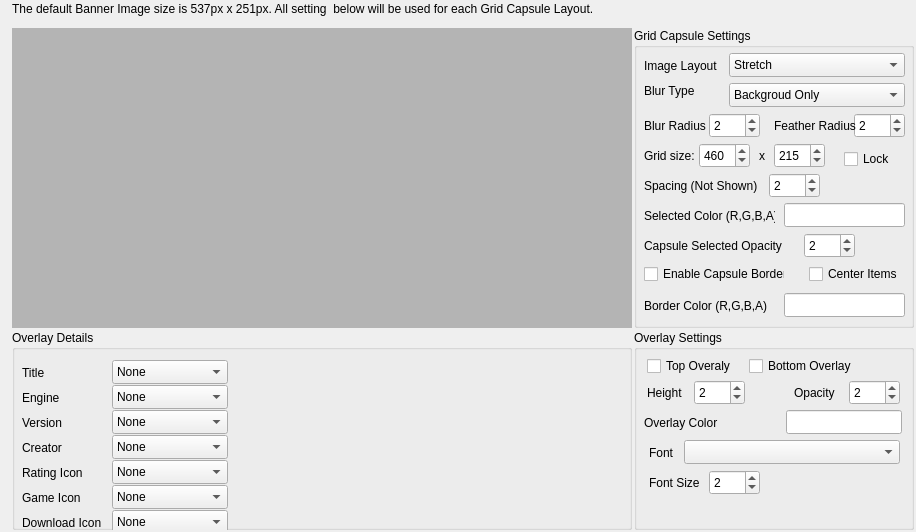
     <widget class="QWidget" name="settingsGridView">
      <layout class="QGridLayout" name="gridLayout_4">
       <property name="leftMargin">
        <number>2</number>
       </property>
       <property name="topMargin">
        <number>2</number>
       </property>
       <property name="rightMargin">
        <number>2</number>
       </property>
       <property name="bottomMargin">
        <number>2</number>
       </property>
       <property name="spacing">
        <number>2</number>
       </property>
       <item row="2" column="1">
        <widget class="QLabel" name="label_17">
         <property name="maximumSize">
          <size>
           <width>16777215</width>
           <height>20</height>
          </size>
         </property>
         <property name="text">
          <string>The default Banner Image size is 537px x 251px. All setting  below will be used for each Grid Capsule Layout. </string>
         </property>
        </widget>
       </item>
       <item row="4" column="0">
        <spacer name="horizontalSpacer_3">
         <property name="orientation">
          <enum>Qt::Horizontal</enum>
         </property>
         <property name="sizeType">
          <enum>QSizePolicy::Fixed</enum>
         </property>
         <property name="sizeHint" stdset="0">
          <size>
           <width>10</width>
           <height>20</height>
          </size>
         </property>
        </spacer>
       </item>
       <item row="4" column="1">
        <widget class="QListView" name="grid_preview">
         <property name="minimumSize">
          <size>
           <width>620</width>
           <height>300</height>
          </size>
         </property>
         <property name="maximumSize">
          <size>
           <width>620</width>
           <height>300</height>
          </size>
         </property>
         <property name="mouseTracking">
          <bool>true</bool>
         </property>
         <property name="layoutDirection">
          <enum>Qt::LeftToRight</enum>
         </property>
         <property name="styleSheet">
          <string notr="true">border:none;
background-color: rgb(180,180,180);
padding:10x;</string>
         </property>
         <property name="verticalScrollMode">
          <enum>QAbstractItemView::ScrollPerPixel</enum>
         </property>
         <property name="flow">
          <enum>QListView::LeftToRight</enum>
         </property>
         <property name="isWrapping" stdset="0">
          <bool>true</bool>
         </property>
         <property name="itemAlignment">
          <set>Qt::AlignCenter|Qt::AlignHCenter|Qt::AlignJustify|Qt::AlignVCenter</set>
         </property>
        </widget>
       </item>
       <item row="4" column="10">
        <widget class="QGroupBox" name="gridCapsuleSettings">
         <property name="minimumSize">
          <size>
           <width>280</width>
           <height>220</height>
          </size>
         </property>
         <property name="title">
          <string>Grid Capsule Settings</string>
         </property>
         <widget class="QComboBox" name="cbImageLayout">
          <property name="geometry">
           <rect>
            <x>95</x>
            <y>25</y>
            <width>176</width>
            <height>24</height>
           </rect>
          </property>
          <item>
           <property name="text">
            <string>Stretch</string>
           </property>
          </item>
          <item>
           <property name="text">
            <string>Fit</string>
           </property>
          </item>
          <item>
           <property name="text">
            <string>Fill</string>
           </property>
          </item>
          <item>
           <property name="text">
            <string>Fit + Blur</string>
           </property>
          </item>
         </widget>
         <widget class="QLabel" name="label_11">
          <property name="geometry">
           <rect>
            <x>10</x>
            <y>30</y>
            <width>86</width>
            <height>16</height>
           </rect>
          </property>
          <property name="text">
           <string>Image Layout</string>
          </property>
         </widget>
         <widget class="QLabel" name="label_8">
          <property name="geometry">
           <rect>
            <x>10</x>
            <y>115</y>
            <width>71</width>
            <height>25</height>
           </rect>
          </property>
          <property name="text">
           <string>Grid size:</string>
          </property>
         </widget>
         <widget class="QSpinBox" name="sbBannerX">
          <property name="geometry">
           <rect>
            <x>65</x>
            <y>115</y>
            <width>51</width>
            <height>25</height>
           </rect>
          </property>
          <property name="sizePolicy">
           <sizepolicy hsizetype="Maximum" vsizetype="Fixed">
            <horstretch>0</horstretch>
            <verstretch>0</verstretch>
           </sizepolicy>
          </property>
          <property name="maximum">
           <number>1500</number>
          </property>
          <property name="value">
           <number>460</number>
          </property>
         </widget>
         <widget class="QLabel" name="label_9">
          <property name="geometry">
           <rect>
            <x>125</x>
            <y>115</y>
            <width>6</width>
            <height>25</height>
           </rect>
          </property>
          <property name="sizePolicy">
           <sizepolicy hsizetype="Maximum" vsizetype="Preferred">
            <horstretch>0</horstretch>
            <verstretch>0</verstretch>
           </sizepolicy>
          </property>
          <property name="text">
           <string>x</string>
          </property>
         </widget>
         <widget class="QSpinBox" name="sbBannerY">
          <property name="geometry">
           <rect>
            <x>140</x>
            <y>115</y>
            <width>51</width>
            <height>25</height>
           </rect>
          </property>
          <property name="sizePolicy">
           <sizepolicy hsizetype="Maximum" vsizetype="Fixed">
            <horstretch>0</horstretch>
            <verstretch>0</verstretch>
           </sizepolicy>
          </property>
          <property name="maximum">
           <number>1500</number>
          </property>
          <property name="value">
           <number>215</number>
          </property>
         </widget>
         <widget class="QLabel" name="label_12">
          <property name="geometry">
           <rect>
            <x>10</x>
            <y>145</y>
            <width>116</width>
            <height>25</height>
           </rect>
          </property>
          <property name="text">
           <string>Spacing (Not Shown)</string>
          </property>
         </widget>
         <widget class="QSpinBox" name="sbCapsuleSpace">
          <property name="geometry">
           <rect>
            <x>135</x>
            <y>145</y>
            <width>51</width>
            <height>25</height>
           </rect>
          </property>
          <property name="sizePolicy">
           <sizepolicy hsizetype="Maximum" vsizetype="Fixed">
            <horstretch>0</horstretch>
            <verstretch>0</verstretch>
           </sizepolicy>
          </property>
          <property name="maximum">
           <number>5000</number>
          </property>
          <property name="value">
           <number>2</number>
          </property>
         </widget>
         <widget class="QLabel" name="label_18">
          <property name="geometry">
           <rect>
            <x>10</x>
            <y>55</y>
            <width>86</width>
            <height>16</height>
           </rect>
          </property>
          <property name="text">
           <string>Blur Type</string>
          </property>
         </widget>
         <widget class="QComboBox" name="cbBlurType">
          <property name="geometry">
           <rect>
            <x>95</x>
            <y>55</y>
            <width>176</width>
            <height>24</height>
           </rect>
          </property>
          <item>
           <property name="text">
            <string>Backgroud Only</string>
           </property>
          </item>
          <item>
           <property name="text">
            <string>Background + Feather Edges</string>
           </property>
          </item>
         </widget>
         <widget class="QLabel" name="label_19">
          <property name="geometry">
           <rect>
            <x>10</x>
            <y>175</y>
            <width>131</width>
            <height>25</height>
           </rect>
          </property>
          <property name="toolTip">
           <string extracomment="Input RBGA color without parens, seperate integers by  a comma &quot;,&quot; \n Ex: 255,255,255,50"/>
          </property>
          <property name="toolTipDuration">
           <number>-1</number>
          </property>
          <property name="text">
           <string>Selected Color (R,G,B,A)</string>
          </property>
         </widget>
         <widget class="QLineEdit" name="leSelectedColor">
          <property name="geometry">
           <rect>
            <x>150</x>
            <y>175</y>
            <width>121</width>
            <height>24</height>
           </rect>
          </property>
          <property name="toolTip">
           <string/>
          </property>
         </widget>
         <widget class="QLabel" name="label_21">
          <property name="geometry">
           <rect>
            <x>10</x>
            <y>85</y>
            <width>141</width>
            <height>25</height>
           </rect>
          </property>
          <property name="text">
           <string>Blur Radius</string>
          </property>
         </widget>
         <widget class="QSpinBox" name="sbBlurRadius">
          <property name="geometry">
           <rect>
            <x>75</x>
            <y>85</y>
            <width>51</width>
            <height>25</height>
           </rect>
          </property>
          <property name="sizePolicy">
           <sizepolicy hsizetype="Maximum" vsizetype="Fixed">
            <horstretch>0</horstretch>
            <verstretch>0</verstretch>
           </sizepolicy>
          </property>
          <property name="maximum">
           <number>100</number>
          </property>
          <property name="value">
           <number>2</number>
          </property>
         </widget>
         <widget class="QLabel" name="label_25">
          <property name="geometry">
           <rect>
            <x>10</x>
            <y>205</y>
            <width>141</width>
            <height>25</height>
           </rect>
          </property>
          <property name="text">
           <string>Capsule Selected Opacity</string>
          </property>
         </widget>
         <widget class="QSpinBox" name="sbSelectedOpacity">
          <property name="geometry">
           <rect>
            <x>170</x>
            <y>205</y>
            <width>51</width>
            <height>25</height>
           </rect>
          </property>
          <property name="sizePolicy">
           <sizepolicy hsizetype="Maximum" vsizetype="Fixed">
            <horstretch>0</horstretch>
            <verstretch>0</verstretch>
           </sizepolicy>
          </property>
          <property name="maximum">
           <number>100</number>
          </property>
          <property name="value">
           <number>2</number>
          </property>
         </widget>
         <widget class="QCheckBox" name="cbCapsuleBorder">
          <property name="geometry">
           <rect>
            <x>10</x>
            <y>235</y>
            <width>141</width>
            <height>22</height>
           </rect>
          </property>
          <property name="text">
           <string>Enable Capsule Border</string>
          </property>
         </widget>
         <widget class="QSpinBox" name="sbFeatherRadius">
          <property name="geometry">
           <rect>
            <x>220</x>
            <y>85</y>
            <width>51</width>
            <height>25</height>
           </rect>
          </property>
          <property name="sizePolicy">
           <sizepolicy hsizetype="Maximum" vsizetype="Fixed">
            <horstretch>0</horstretch>
            <verstretch>0</verstretch>
           </sizepolicy>
          </property>
          <property name="maximum">
           <number>100</number>
          </property>
          <property name="value">
           <number>2</number>
          </property>
         </widget>
         <widget class="QLabel" name="label_26">
          <property name="geometry">
           <rect>
            <x>140</x>
            <y>85</y>
            <width>86</width>
            <height>25</height>
           </rect>
          </property>
          <property name="text">
           <string>Feather Radius</string>
          </property>
         </widget>
         <widget class="QLabel" name="label_27">
          <property name="geometry">
           <rect>
            <x>10</x>
            <y>265</y>
            <width>131</width>
            <height>25</height>
           </rect>
          </property>
          <property name="toolTip">
           <string extracomment="Input RBGA color without parens, seperate integers by  a comma &quot;,&quot; \n Ex: 255,255,255,50"/>
          </property>
          <property name="toolTipDuration">
           <number>-1</number>
          </property>
          <property name="text">
           <string>Border Color (R,G,B,A)</string>
          </property>
         </widget>
         <widget class="QLineEdit" name="leBorderColor">
          <property name="geometry">
           <rect>
            <x>150</x>
            <y>265</y>
            <width>121</width>
            <height>24</height>
           </rect>
          </property>
          <property name="toolTip">
           <string/>
          </property>
         </widget>
         <widget class="QCheckBox" name="cbCenterItems">
          <property name="geometry">
           <rect>
            <x>175</x>
            <y>235</y>
            <width>96</width>
            <height>22</height>
           </rect>
          </property>
          <property name="text">
           <string>Center Items</string>
          </property>
         </widget>
         <widget class="QCheckBox" name="cbLockY">
          <property name="geometry">
           <rect>
            <x>210</x>
            <y>120</y>
            <width>51</width>
            <height>22</height>
           </rect>
          </property>
          <property name="text">
           <string>Lock</string>
          </property>
         </widget>
        </widget>
       </item>
       <item row="5" column="1">
        <widget class="QGroupBox" name="groupBox_2">
         <property name="minimumSize">
          <size>
           <width>150</width>
           <height>200</height>
          </size>
         </property>
         <property name="title">
          <string>Overlay Details</string>
         </property>
         <widget class="QComboBox" name="cbTitle">
          <property name="geometry">
           <rect>
            <x>100</x>
            <y>30</y>
            <width>116</width>
            <height>24</height>
           </rect>
          </property>
          <item>
           <property name="text">
            <string>None</string>
           </property>
          </item>
          <item>
           <property name="text">
            <string>Top Left</string>
           </property>
          </item>
          <item>
           <property name="text">
            <string>Top Center</string>
           </property>
          </item>
          <item>
           <property name="text">
            <string>Top Right</string>
           </property>
          </item>
          <item>
           <property name="text">
            <string>Bottom Left</string>
           </property>
          </item>
          <item>
           <property name="text">
            <string>Bottom Center</string>
           </property>
          </item>
          <item>
           <property name="text">
            <string>Bottom Right</string>
           </property>
          </item>
         </widget>
         <widget class="QLabel" name="label_13">
          <property name="geometry">
           <rect>
            <x>10</x>
            <y>35</y>
            <width>81</width>
            <height>16</height>
           </rect>
          </property>
          <property name="text">
           <string>Title</string>
          </property>
         </widget>
         <widget class="QComboBox" name="cbEngine">
          <property name="geometry">
           <rect>
            <x>100</x>
            <y>55</y>
            <width>116</width>
            <height>24</height>
           </rect>
          </property>
          <item>
           <property name="text">
            <string>None</string>
           </property>
          </item>
          <item>
           <property name="text">
            <string>Top Left</string>
           </property>
          </item>
          <item>
           <property name="text">
            <string>Top Center</string>
           </property>
          </item>
          <item>
           <property name="text">
            <string>Top Right</string>
           </property>
          </item>
          <item>
           <property name="text">
            <string>Bottom Left</string>
           </property>
          </item>
          <item>
           <property name="text">
            <string>Bottom Center</string>
           </property>
          </item>
          <item>
           <property name="text">
            <string>Bottom Right</string>
           </property>
          </item>
         </widget>
         <widget class="QLabel" name="label_14">
          <property name="geometry">
           <rect>
            <x>10</x>
            <y>60</y>
            <width>81</width>
            <height>16</height>
           </rect>
          </property>
          <property name="text">
           <string>Engine</string>
          </property>
         </widget>
         <widget class="QComboBox" name="cbVersion">
          <property name="geometry">
           <rect>
            <x>100</x>
            <y>80</y>
            <width>116</width>
            <height>24</height>
           </rect>
          </property>
          <item>
           <property name="text">
            <string>None</string>
           </property>
          </item>
          <item>
           <property name="text">
            <string>Top Left</string>
           </property>
          </item>
          <item>
           <property name="text">
            <string>Top Center</string>
           </property>
          </item>
          <item>
           <property name="text">
            <string>Top Right</string>
           </property>
          </item>
          <item>
           <property name="text">
            <string>Bottom Left</string>
           </property>
          </item>
          <item>
           <property name="text">
            <string>Bottom Center</string>
           </property>
          </item>
          <item>
           <property name="text">
            <string>Bottom Right</string>
           </property>
          </item>
         </widget>
         <widget class="QLabel" name="label_15">
          <property name="geometry">
           <rect>
            <x>10</x>
            <y>85</y>
            <width>81</width>
            <height>16</height>
           </rect>
          </property>
          <property name="text">
           <string>Version</string>
          </property>
         </widget>
         <widget class="QComboBox" name="cbCreator">
          <property name="geometry">
           <rect>
            <x>100</x>
            <y>105</y>
            <width>116</width>
            <height>24</height>
           </rect>
          </property>
          <item>
           <property name="text">
            <string>None</string>
           </property>
          </item>
          <item>
           <property name="text">
            <string>Top Left</string>
           </property>
          </item>
          <item>
           <property name="text">
            <string>Top Center</string>
           </property>
          </item>
          <item>
           <property name="text">
            <string>Top Right</string>
           </property>
          </item>
          <item>
           <property name="text">
            <string>Bottom Left</string>
           </property>
          </item>
          <item>
           <property name="text">
            <string>Bottom Center</string>
           </property>
          </item>
          <item>
           <property name="text">
            <string>Bottom Right</string>
           </property>
          </item>
         </widget>
         <widget class="QLabel" name="label_16">
          <property name="geometry">
           <rect>
            <x>10</x>
            <y>110</y>
            <width>81</width>
            <height>16</height>
           </rect>
          </property>
          <property name="text">
           <string>Creator</string>
          </property>
         </widget>
         <widget class="QComboBox" name="cbRatingIcon">
          <property name="geometry">
           <rect>
            <x>100</x>
            <y>130</y>
            <width>116</width>
            <height>24</height>
           </rect>
          </property>
          <item>
           <property name="text">
            <string>None</string>
           </property>
          </item>
          <item>
           <property name="text">
            <string>Top Left</string>
           </property>
          </item>
          <item>
           <property name="text">
            <string>Top Right</string>
           </property>
          </item>
          <item>
           <property name="text">
            <string>Bottom Left</string>
           </property>
          </item>
          <item>
           <property name="text">
            <string>Bottom Right</string>
           </property>
          </item>
         </widget>
         <widget class="QLabel" name="label_33">
          <property name="geometry">
           <rect>
            <x>10</x>
            <y>135</y>
            <width>81</width>
            <height>16</height>
           </rect>
          </property>
          <property name="text">
           <string>Rating Icon</string>
          </property>
         </widget>
         <widget class="QLabel" name="label_34">
          <property name="geometry">
           <rect>
            <x>10</x>
            <y>160</y>
            <width>81</width>
            <height>16</height>
           </rect>
          </property>
          <property name="text">
           <string>Game Icon</string>
          </property>
         </widget>
         <widget class="QComboBox" name="cbGameIcon">
          <property name="geometry">
           <rect>
            <x>100</x>
            <y>155</y>
            <width>116</width>
            <height>24</height>
           </rect>
          </property>
          <item>
           <property name="text">
            <string>None</string>
           </property>
          </item>
          <item>
           <property name="text">
            <string>Top Left</string>
           </property>
          </item>
          <item>
           <property name="text">
            <string>Top Right</string>
           </property>
          </item>
          <item>
           <property name="text">
            <string>Bottom Left</string>
           </property>
          </item>
          <item>
           <property name="text">
            <string>Bottom Right</string>
           </property>
          </item>
         </widget>
         <widget class="QLabel" name="label_35">
          <property name="geometry">
           <rect>
            <x>10</x>
            <y>185</y>
            <width>86</width>
            <height>16</height>
           </rect>
          </property>
          <property name="text">
           <string>Download Icon</string>
          </property>
         </widget>
         <widget class="QComboBox" name="cbDownloadIcon">
          <property name="geometry">
           <rect>
            <x>100</x>
            <y>180</y>
            <width>116</width>
            <height>24</height>
           </rect>
          </property>
          <item>
           <property name="text">
            <string>None</string>
           </property>
          </item>
          <item>
           <property name="text">
            <string>Top Left</string>
           </property>
          </item>
          <item>
           <property name="text">
            <string>Top Right</string>
           </property>
          </item>
          <item>
           <property name="text">
            <string>Bottom Left</string>
           </property>
          </item>
          <item>
           <property name="text">
            <string>Bottom Right</string>
           </property>
          </item>
         </widget>
         <widget class="QLabel" name="label_36">
          <property name="geometry">
           <rect>
            <x>10</x>
            <y>210</y>
            <width>81</width>
            <height>16</height>
           </rect>
          </property>
          <property name="text">
           <string>Engine Icon</string>
          </property>
         </widget>
         <widget class="QComboBox" name="cbEngineIcon">
          <property name="geometry">
           <rect>
            <x>100</x>
            <y>205</y>
            <width>116</width>
            <height>24</height>
           </rect>
          </property>
          <item>
           <property name="text">
            <string>None</string>
           </property>
          </item>
          <item>
           <property name="text">
            <string>Top Left</string>
           </property>
          </item>
          <item>
           <property name="text">
            <string>Top Right</string>
           </property>
          </item>
          <item>
           <property name="text">
            <string>Bottom Left</string>
           </property>
          </item>
          <item>
           <property name="text">
            <string>Bottom Right</string>
           </property>
          </item>
         </widget>
         <widget class="QLabel" name="label_37">
          <property name="geometry">
           <rect>
            <x>10</x>
            <y>235</y>
            <width>81</width>
            <height>16</height>
           </rect>
          </property>
          <property name="text">
           <string>Favorite Icon</string>
          </property>
         </widget>
         <widget class="QComboBox" name="cbFavIcon">
          <property name="geometry">
           <rect>
            <x>100</x>
            <y>230</y>
            <width>116</width>
            <height>24</height>
           </rect>
          </property>
          <item>
           <property name="text">
            <string>None</string>
           </property>
          </item>
          <item>
           <property name="text">
            <string>Top Left</string>
           </property>
          </item>
          <item>
           <property name="text">
            <string>Top Right</string>
           </property>
          </item>
          <item>
           <property name="text">
            <string>Bottom Left</string>
           </property>
          </item>
          <item>
           <property name="text">
            <string>Bottom Right</string>
           </property>
          </item>
         </widget>
        </widget>
       </item>
       <item row="3" column="1">
        <spacer name="verticalSpacer_4">
         <property name="orientation">
          <enum>Qt::Vertical</enum>
         </property>
         <property name="sizeType">
          <enum>QSizePolicy::Fixed</enum>
         </property>
         <property name="sizeHint" stdset="0">
          <size>
           <width>20</width>
           <height>10</height>
          </size>
         </property>
        </spacer>
       </item>
       <item row="5" column="10">
        <widget class="QGroupBox" name="groupBox">
         <property name="minimumSize">
          <size>
           <width>280</width>
           <height>0</height>
          </size>
         </property>
         <property name="title">
          <string>Overlay Settings</string>
         </property>
         <widget class="QCheckBox" name="cbTopOverlay">
          <property name="geometry">
           <rect>
            <x>13</x>
            <y>25</y>
            <width>86</width>
            <height>22</height>
           </rect>
          </property>
          <property name="text">
           <string>Top Overaly</string>
          </property>
         </widget>
         <widget class="QLineEdit" name="leOverlayColor">
          <property name="geometry">
           <rect>
            <x>152</x>
            <y>80</y>
            <width>116</width>
            <height>24</height>
           </rect>
          </property>
         </widget>
         <widget class="QCheckBox" name="cbBottomOverlay">
          <property name="geometry">
           <rect>
            <x>115</x>
            <y>25</y>
            <width>106</width>
            <height>22</height>
           </rect>
          </property>
          <property name="text">
           <string>Bottom Overlay</string>
          </property>
         </widget>
         <widget class="QLabel" name="label_20">
          <property name="geometry">
           <rect>
            <x>10</x>
            <y>80</y>
            <width>131</width>
            <height>25</height>
           </rect>
          </property>
          <property name="text">
           <string>Overlay Color</string>
          </property>
         </widget>
         <widget class="QLabel" name="label_23">
          <property name="geometry">
           <rect>
            <x>13</x>
            <y>50</y>
            <width>46</width>
            <height>25</height>
           </rect>
          </property>
          <property name="text">
           <string>Height</string>
          </property>
         </widget>
         <widget class="QSpinBox" name="sbOverlayHeight">
          <property name="geometry">
           <rect>
            <x>60</x>
            <y>50</y>
            <width>51</width>
            <height>25</height>
           </rect>
          </property>
          <property name="sizePolicy">
           <sizepolicy hsizetype="Maximum" vsizetype="Fixed">
            <horstretch>0</horstretch>
            <verstretch>0</verstretch>
           </sizepolicy>
          </property>
          <property name="maximum">
           <number>5000</number>
          </property>
          <property name="value">
           <number>2</number>
          </property>
         </widget>
         <widget class="QLabel" name="label_24">
          <property name="geometry">
           <rect>
            <x>160</x>
            <y>50</y>
            <width>86</width>
            <height>25</height>
           </rect>
          </property>
          <property name="text">
           <string>Opacity</string>
          </property>
         </widget>
         <widget class="QSpinBox" name="sbOverlayOpacity">
          <property name="geometry">
           <rect>
            <x>215</x>
            <y>50</y>
            <width>51</width>
            <height>25</height>
           </rect>
          </property>
          <property name="sizePolicy">
           <sizepolicy hsizetype="Maximum" vsizetype="Fixed">
            <horstretch>0</horstretch>
            <verstretch>0</verstretch>
           </sizepolicy>
          </property>
          <property name="maximum">
           <number>5000</number>
          </property>
          <property name="value">
           <number>2</number>
          </property>
         </widget>
         <widget class="QSpinBox" name="sbFontSize">
          <property name="geometry">
           <rect>
            <x>75</x>
            <y>140</y>
            <width>51</width>
            <height>25</height>
           </rect>
          </property>
          <property name="sizePolicy">
           <sizepolicy hsizetype="Maximum" vsizetype="Fixed">
            <horstretch>0</horstretch>
            <verstretch>0</verstretch>
           </sizepolicy>
          </property>
          <property name="maximum">
           <number>30</number>
          </property>
          <property name="value">
           <number>2</number>
          </property>
         </widget>
         <widget class="QLabel" name="label_22">
          <property name="geometry">
           <rect>
            <x>15</x>
            <y>140</y>
            <width>56</width>
            <height>25</height>
           </rect>
          </property>
          <property name="text">
           <string>Font Size</string>
          </property>
         </widget>
         <widget class="QLabel" name="label_32">
          <property name="geometry">
           <rect>
            <x>15</x>
            <y>110</y>
            <width>46</width>
            <height>25</height>
           </rect>
          </property>
          <property name="text">
           <string>Font</string>
          </property>
         </widget>
         <widget class="QComboBox" name="cbFont">
          <property name="geometry">
           <rect>
            <x>50</x>
            <y>110</y>
            <width>216</width>
            <height>24</height>
           </rect>
          </property>
         </widget>
        </widget>
       </item>
      </layout>
     </widget>
